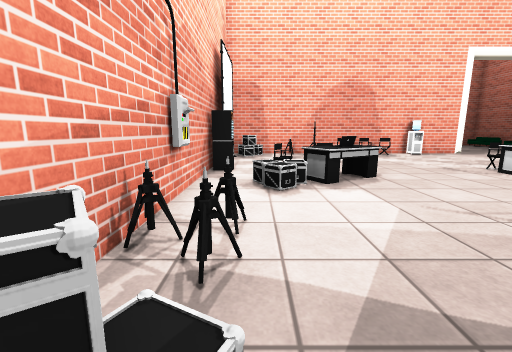
[1] (above)

20 first-person views from a walk through a scene from a Unity 3-D project. The camera is 1.2 m above the floor, tilts 10° down and sees 90° across. The floor is counted in squares, 1 m on a side. Each view is taken from the middle of a square. On the plan, view 1 faces up. The plan holds only what a view shows up to about 12 squares ahead; the rest is blank. The player is left out. Some animated figures are not drawn. Some surface patterns are stand-ins.

[2]
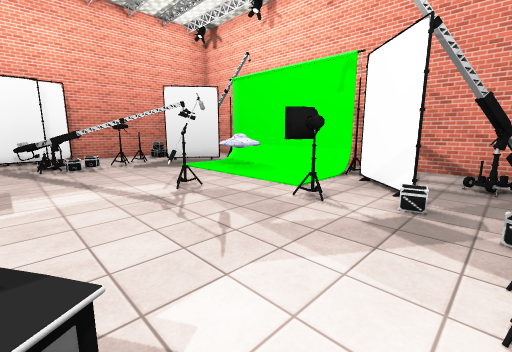

[3]
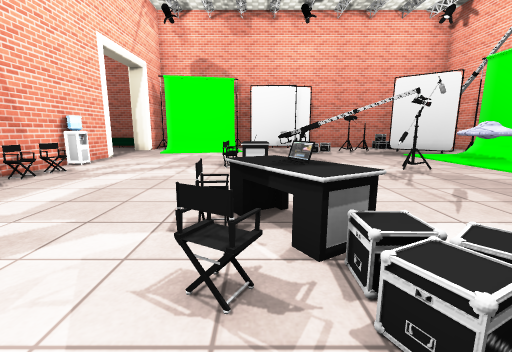

[4]
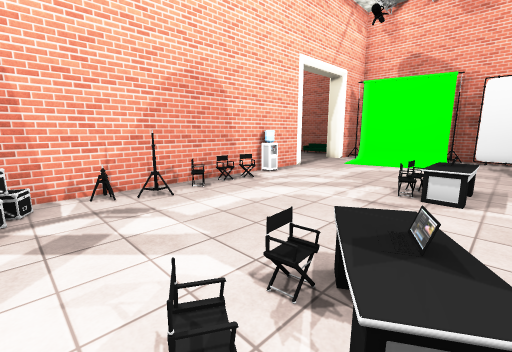

[5]
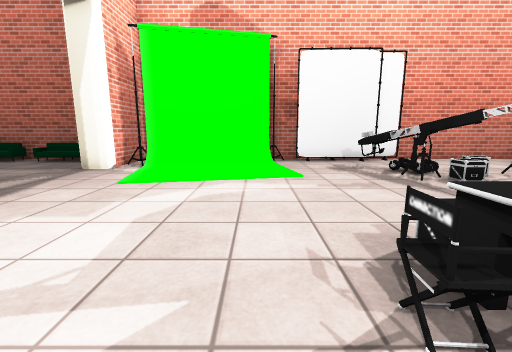

[6]
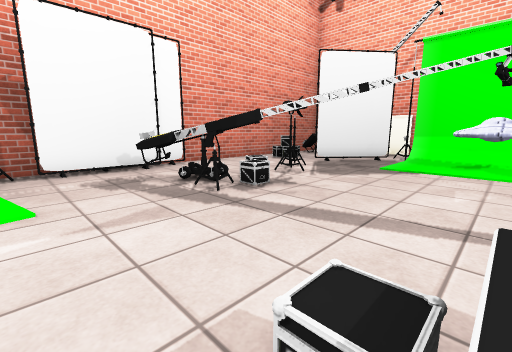

[7]
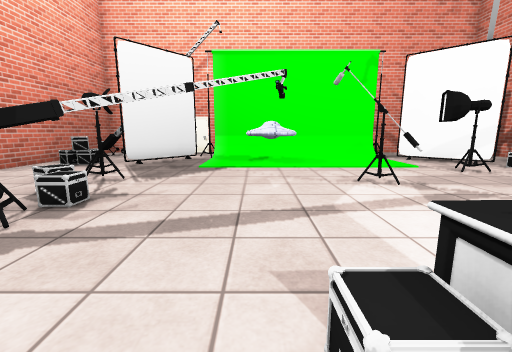

[8]
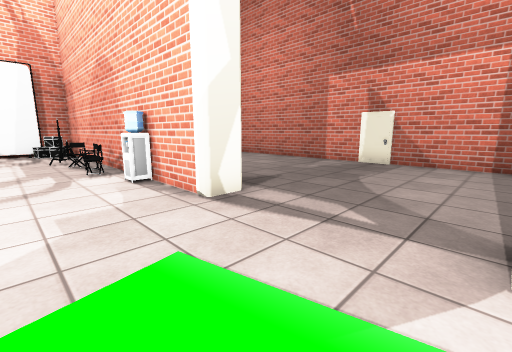

[9]
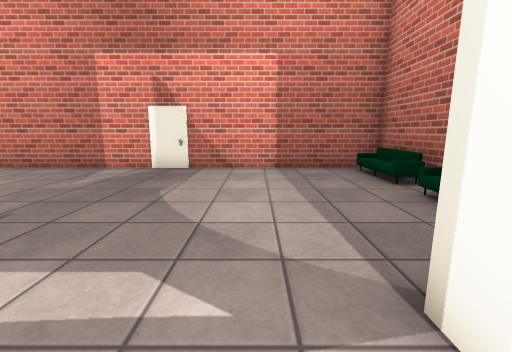

[10]
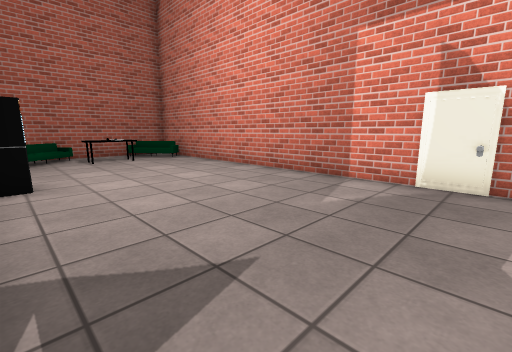

[11]
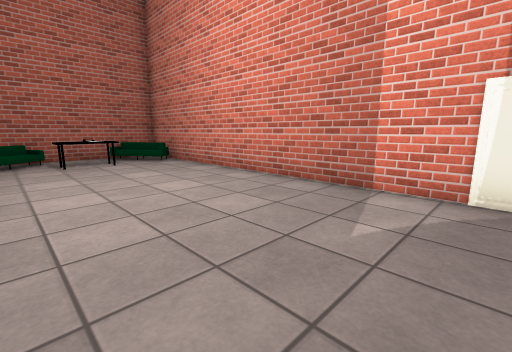

[12]
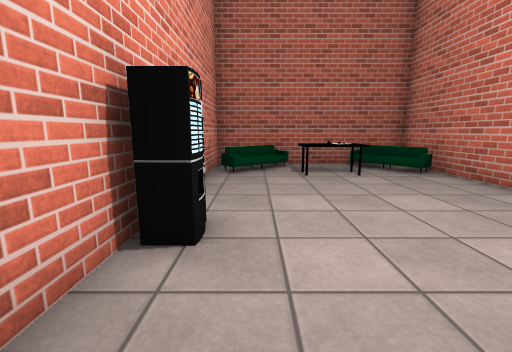

[13]
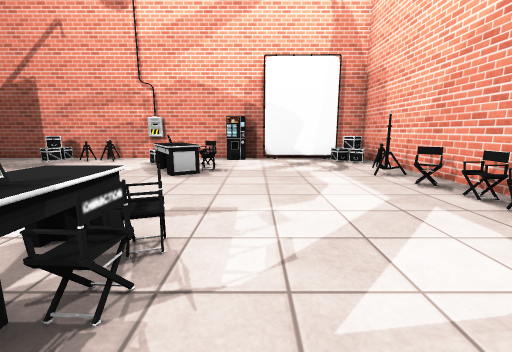

[14]
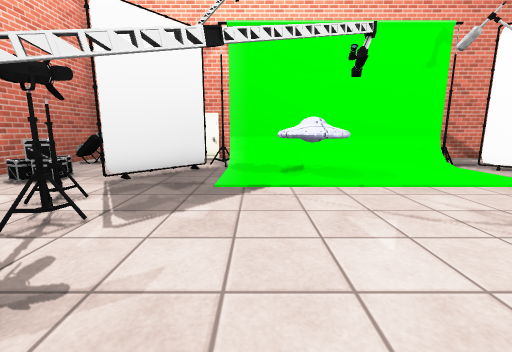

[15]
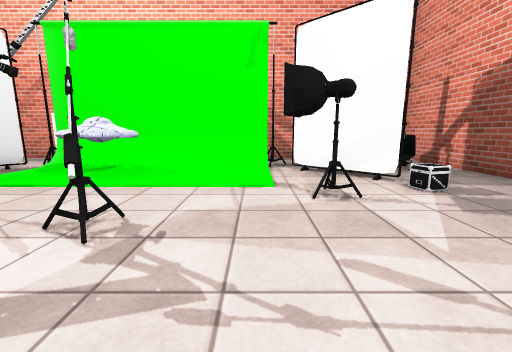

[16]
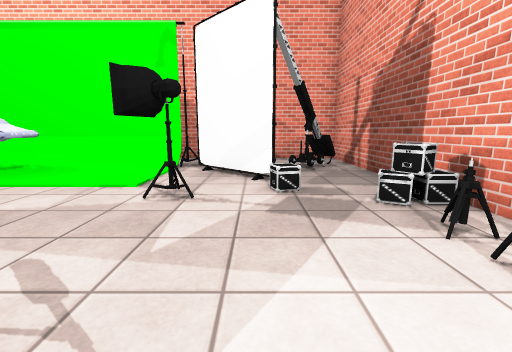

[17]
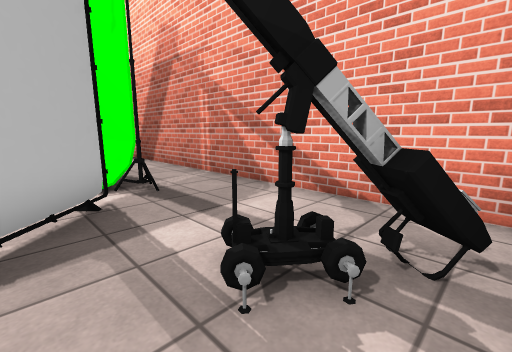

[18]
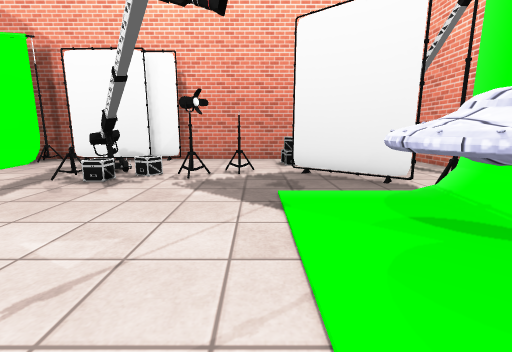

[19]
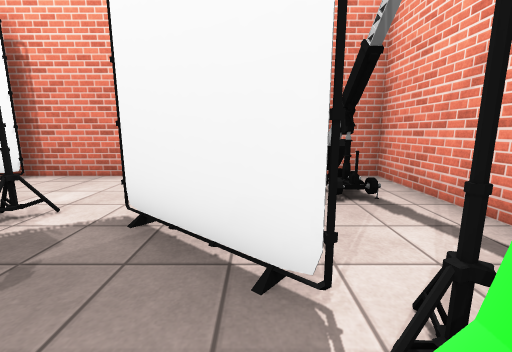

[20]
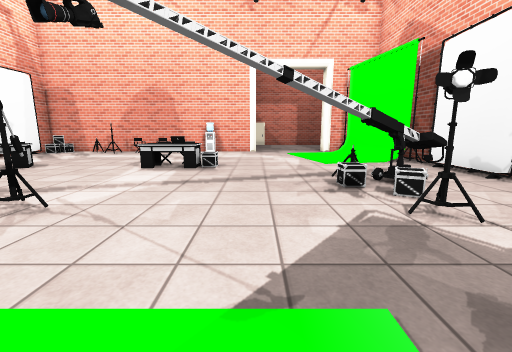

### Floor plan
Key: @ floor where view 1 was taken; # wall or solid block; . floor; / step, stairs or slope; v drop or lower ground; M machine; C chair; P computer; E desk; R crate; A crane; S sofa; T thing the floor can be seen under or through; O other object.
Columns run from 2 left of view 1 to 18 right of it. Each row starts with its distance up from view 1.
 22    ##################
 21 ##S.................#
 20 #vO.................#
 19 #..O................#
 18 #..O................#
 17 #..O................#
 16 # O.................S
 15  ##....M...........
 14  #########O###....###
 13  #R.OOCCCCO.......O#
 12  #...  ..........  #
 11  #.............. . O
 10  #..............   O#
  9 ##..............   O#
  8 #M..C....#C........O#
  7 #..CPE...EEO.......##
  6 #./RE#............ #
  5 #O..............OAA##
  4 #..............RA...#
  3 #OO......O.....A ...#
  2 ##O......O......O...#
  1 #R..................#
  0 # @...O..........O..#
 -1 #...#......O....T.RR#
 -2 #...##.....OO.. T...#
 -3 #.A..##....O ..T....#
 -4 #.A...########T....A#
 -5 #AA........   ....AA#
 -6 #...........   .....#
 -7 #####################

Positions as (right, up) in squares from view 1, and headings:
1: (0, 0), facing up
2: (0, 6), facing down-right
3: (-1, 7), facing right
4: (0, 6), facing up-right
5: (7, 9), facing right
6: (9, 8), facing down-right
7: (10, 8), facing down
8: (15, 11), facing up-left
9: (14, 13), facing up
10: (12, 15), facing up-left
11: (11, 16), facing up-left
12: (8, 16), facing left
13: (10, 9), facing left
14: (11, 5), facing down
15: (5, 5), facing down
16: (2, 5), facing down
17: (-1, -2), facing down-right
18: (7, 0), facing right
19: (11, -3), facing right
20: (11, -2), facing up
